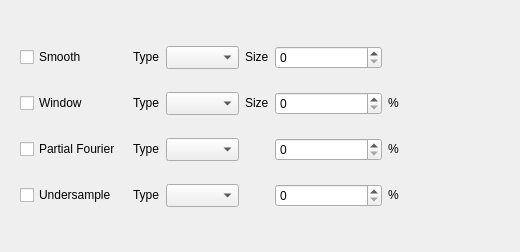
<?xml version="1.0" encoding="UTF-8"?>
<ui version="4.0">
 <class>kspacepara</class>
 <widget class="QWidget" name="kspacepara">
  <property name="enabled">
   <bool>true</bool>
  </property>
  <property name="geometry">
   <rect>
    <x>0</x>
    <y>0</y>
    <width>520</width>
    <height>252</height>
   </rect>
  </property>
  <property name="sizePolicy">
   <sizepolicy hsizetype="Fixed" vsizetype="Minimum">
    <horstretch>0</horstretch>
    <verstretch>0</verstretch>
   </sizepolicy>
  </property>
  <property name="windowTitle">
   <string>kspacepara</string>
  </property>
  <property name="layoutDirection">
   <enum>Qt::LeftToRight</enum>
  </property>
  <widget class="QWidget" name="layoutWidget">
   <property name="geometry">
    <rect>
     <x>9</x>
     <y>18</y>
     <width>481</width>
     <height>221</height>
    </rect>
   </property>
   <layout class="QHBoxLayout" name="horizontalLayout_5">
    <item>
     <layout class="QGridLayout" name="gridLayout">
      <item row="0" column="0">
       <widget class="QCheckBox" name="smoothchk">
        <property name="text">
         <string>Smooth</string>
        </property>
       </widget>
      </item>
      <item row="3" column="3">
       <widget class="QSpinBox" name="undersamplepercent">
        <property name="sizePolicy">
         <sizepolicy hsizetype="Preferred" vsizetype="Preferred">
          <horstretch>0</horstretch>
          <verstretch>0</verstretch>
         </sizepolicy>
        </property>
        <property name="minimumSize">
         <size>
          <width>60</width>
          <height>20</height>
         </size>
        </property>
       </widget>
      </item>
      <item row="2" column="3">
       <widget class="QSpinBox" name="partialFouriePercent">
        <property name="sizePolicy">
         <sizepolicy hsizetype="Preferred" vsizetype="Preferred">
          <horstretch>0</horstretch>
          <verstretch>0</verstretch>
         </sizepolicy>
        </property>
        <property name="minimumSize">
         <size>
          <width>60</width>
          <height>20</height>
         </size>
        </property>
        <property name="maximum">
         <number>100</number>
        </property>
       </widget>
      </item>
      <item row="0" column="2">
       <widget class="QLabel" name="label">
        <property name="sizePolicy">
         <sizepolicy hsizetype="Fixed" vsizetype="Fixed">
          <horstretch>0</horstretch>
          <verstretch>0</verstretch>
         </sizepolicy>
        </property>
        <property name="text">
         <string>Size</string>
        </property>
        <property name="buddy">
         <cstring>smoothsize</cstring>
        </property>
       </widget>
      </item>
      <item row="1" column="3">
       <widget class="QSpinBox" name="windowsize">
        <property name="sizePolicy">
         <sizepolicy hsizetype="Preferred" vsizetype="Preferred">
          <horstretch>0</horstretch>
          <verstretch>0</verstretch>
         </sizepolicy>
        </property>
        <property name="minimumSize">
         <size>
          <width>60</width>
          <height>20</height>
         </size>
        </property>
        <property name="maximum">
         <number>100</number>
        </property>
       </widget>
      </item>
      <item row="0" column="1">
       <layout class="QHBoxLayout" name="horizontalLayout_3">
        <item>
         <widget class="QLabel" name="label_4">
          <property name="sizePolicy">
           <sizepolicy hsizetype="Fixed" vsizetype="Fixed">
            <horstretch>0</horstretch>
            <verstretch>0</verstretch>
           </sizepolicy>
          </property>
          <property name="text">
           <string>Type</string>
          </property>
          <property name="buddy">
           <cstring>smoothtype</cstring>
          </property>
         </widget>
        </item>
        <item>
         <widget class="QComboBox" name="smoothtype">
          <property name="sizePolicy">
           <sizepolicy hsizetype="Preferred" vsizetype="Preferred">
            <horstretch>0</horstretch>
            <verstretch>0</verstretch>
           </sizepolicy>
          </property>
          <property name="minimumSize">
           <size>
            <width>0</width>
            <height>0</height>
           </size>
          </property>
          <property name="sizeAdjustPolicy">
           <enum>QComboBox::AdjustToContentsOnFirstShow</enum>
          </property>
         </widget>
        </item>
       </layout>
      </item>
      <item row="3" column="4">
       <widget class="QLabel" name="label_15">
        <property name="sizePolicy">
         <sizepolicy hsizetype="Fixed" vsizetype="Fixed">
          <horstretch>0</horstretch>
          <verstretch>0</verstretch>
         </sizepolicy>
        </property>
        <property name="text">
         <string>%</string>
        </property>
       </widget>
      </item>
      <item row="1" column="2">
       <widget class="QLabel" name="label_2">
        <property name="sizePolicy">
         <sizepolicy hsizetype="Fixed" vsizetype="Fixed">
          <horstretch>0</horstretch>
          <verstretch>0</verstretch>
         </sizepolicy>
        </property>
        <property name="text">
         <string>Size</string>
        </property>
        <property name="buddy">
         <cstring>smoothsize</cstring>
        </property>
       </widget>
      </item>
      <item row="1" column="4">
       <widget class="QLabel" name="label_10">
        <property name="sizePolicy">
         <sizepolicy hsizetype="Fixed" vsizetype="Fixed">
          <horstretch>0</horstretch>
          <verstretch>0</verstretch>
         </sizepolicy>
        </property>
        <property name="text">
         <string>%</string>
        </property>
       </widget>
      </item>
      <item row="1" column="0">
       <widget class="QCheckBox" name="windowchk">
        <property name="text">
         <string>Window</string>
        </property>
       </widget>
      </item>
      <item row="3" column="1">
       <layout class="QHBoxLayout" name="horizontalLayout_4">
        <item>
         <widget class="QLabel" name="label_11">
          <property name="sizePolicy">
           <sizepolicy hsizetype="Fixed" vsizetype="Fixed">
            <horstretch>0</horstretch>
            <verstretch>0</verstretch>
           </sizepolicy>
          </property>
          <property name="text">
           <string>Type</string>
          </property>
          <property name="buddy">
           <cstring>partialFouriertype</cstring>
          </property>
         </widget>
        </item>
        <item>
         <widget class="QComboBox" name="undersampletype">
          <property name="sizePolicy">
           <sizepolicy hsizetype="Preferred" vsizetype="Preferred">
            <horstretch>0</horstretch>
            <verstretch>0</verstretch>
           </sizepolicy>
          </property>
          <property name="minimumSize">
           <size>
            <width>0</width>
            <height>0</height>
           </size>
          </property>
          <property name="sizeAdjustPolicy">
           <enum>QComboBox::AdjustToContentsOnFirstShow</enum>
          </property>
         </widget>
        </item>
       </layout>
      </item>
      <item row="2" column="0">
       <widget class="QCheckBox" name="PFchk">
        <property name="text">
         <string>Partial Fourier</string>
        </property>
       </widget>
      </item>
      <item row="1" column="1">
       <layout class="QHBoxLayout" name="horizontalLayout_2">
        <item>
         <widget class="QLabel" name="label_3">
          <property name="sizePolicy">
           <sizepolicy hsizetype="Fixed" vsizetype="Fixed">
            <horstretch>0</horstretch>
            <verstretch>0</verstretch>
           </sizepolicy>
          </property>
          <property name="text">
           <string>Type</string>
          </property>
          <property name="buddy">
           <cstring>windowtype</cstring>
          </property>
         </widget>
        </item>
        <item>
         <widget class="QComboBox" name="windowtype">
          <property name="sizePolicy">
           <sizepolicy hsizetype="Preferred" vsizetype="Preferred">
            <horstretch>0</horstretch>
            <verstretch>0</verstretch>
           </sizepolicy>
          </property>
          <property name="minimumSize">
           <size>
            <width>0</width>
            <height>0</height>
           </size>
          </property>
          <property name="sizeAdjustPolicy">
           <enum>QComboBox::AdjustToContentsOnFirstShow</enum>
          </property>
         </widget>
        </item>
       </layout>
      </item>
      <item row="0" column="3">
       <widget class="QSpinBox" name="smoothsize">
        <property name="sizePolicy">
         <sizepolicy hsizetype="Preferred" vsizetype="Preferred">
          <horstretch>0</horstretch>
          <verstretch>0</verstretch>
         </sizepolicy>
        </property>
        <property name="minimumSize">
         <size>
          <width>60</width>
          <height>20</height>
         </size>
        </property>
       </widget>
      </item>
      <item row="3" column="0">
       <widget class="QCheckBox" name="undersamplechk">
        <property name="text">
         <string>Undersample</string>
        </property>
       </widget>
      </item>
      <item row="2" column="4">
       <widget class="QLabel" name="label_9">
        <property name="sizePolicy">
         <sizepolicy hsizetype="Fixed" vsizetype="Fixed">
          <horstretch>0</horstretch>
          <verstretch>0</verstretch>
         </sizepolicy>
        </property>
        <property name="text">
         <string>%</string>
        </property>
       </widget>
      </item>
      <item row="2" column="1">
       <layout class="QHBoxLayout" name="horizontalLayout">
        <item>
         <widget class="QLabel" name="label_8">
          <property name="sizePolicy">
           <sizepolicy hsizetype="Fixed" vsizetype="Fixed">
            <horstretch>0</horstretch>
            <verstretch>0</verstretch>
           </sizepolicy>
          </property>
          <property name="text">
           <string>Type</string>
          </property>
          <property name="buddy">
           <cstring>partialFouriertype</cstring>
          </property>
         </widget>
        </item>
        <item>
         <widget class="QComboBox" name="partialFouriertype">
          <property name="sizePolicy">
           <sizepolicy hsizetype="Preferred" vsizetype="Preferred">
            <horstretch>0</horstretch>
            <verstretch>0</verstretch>
           </sizepolicy>
          </property>
          <property name="minimumSize">
           <size>
            <width>0</width>
            <height>0</height>
           </size>
          </property>
          <property name="sizeAdjustPolicy">
           <enum>QComboBox::AdjustToContentsOnFirstShow</enum>
          </property>
         </widget>
        </item>
       </layout>
      </item>
     </layout>
    </item>
    <item>
     <spacer name="horizontalSpacer">
      <property name="orientation">
       <enum>Qt::Horizontal</enum>
      </property>
      <property name="sizeType">
       <enum>QSizePolicy::Preferred</enum>
      </property>
      <property name="sizeHint" stdset="0">
       <size>
        <width>60</width>
        <height>20</height>
       </size>
      </property>
     </spacer>
    </item>
    <item>
     <layout class="QVBoxLayout" name="verticalLayout">
      <item>
       <spacer name="verticalSpacer">
        <property name="orientation">
         <enum>Qt::Vertical</enum>
        </property>
        <property name="sizeHint" stdset="0">
         <size>
          <width>20</width>
          <height>40</height>
         </size>
        </property>
       </spacer>
      </item>
     </layout>
    </item>
   </layout>
  </widget>
 </widget>
 <layoutdefault spacing="6" margin="11"/>
 <resources/>
 <connections/>
</ui>
